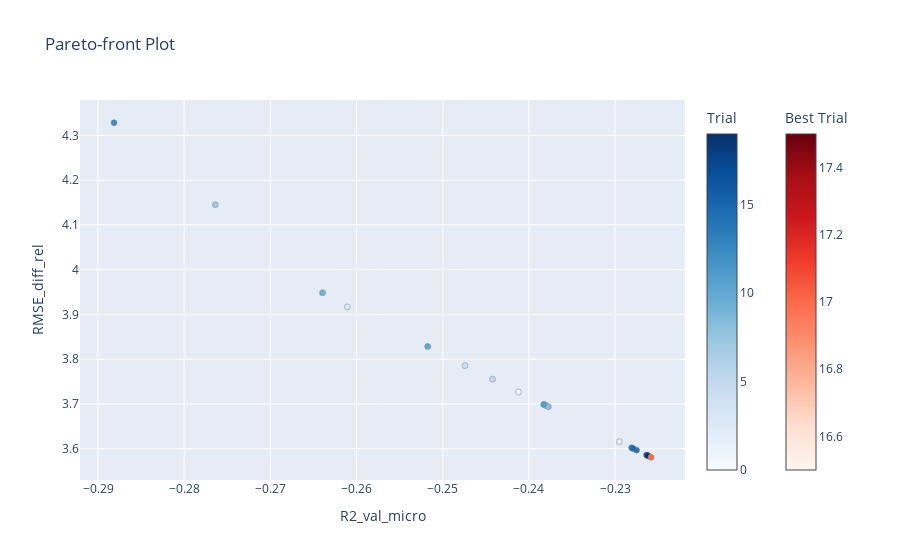
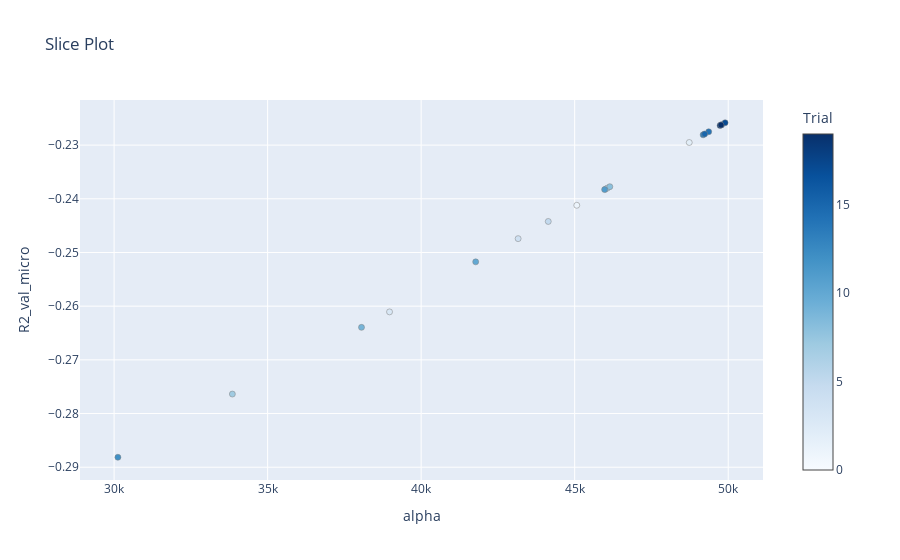
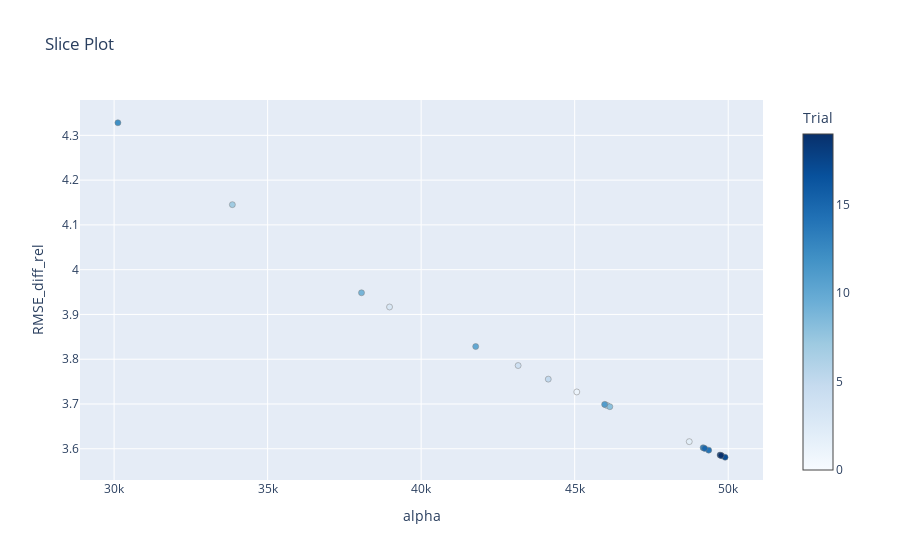

The cell these charts' notebook holds for them, in order:
### Markdown cell above
___

## <center><a id=3 style='color:red'>Обучение Lasso</a>

### Code cell
params = model_tune_params.ModelsParams()
params.set_param(model_params=params.lasso,
                 param_name="alpha",
                 args=[30000, 50000])
op_results = model_tune.get_optimize_results(
    X_train=X_train_test_std_1,
    y_train=y_train_test,
    X_test=X_test_std_1,
    y_test=y_test,
    cv_type='ts',
    train_size=24,
    val_size=12,
    n_trials=20,
    threshold=0.11,
    model_cls=Lasso,
    model_params=params.lasso
    )

### Figure 1 — Plotly figure (JSON) as saved in the notebook; plotly's stock layout.template omitted (floating-point values rounded to 4 significant figures)
{"data": [{"hovertemplate": "%{text}<extra>Trial</extra>", "marker": {"color": [0, 1, 2, 3, 4, 5, 6, 7, 8, 9, 10, 11, 12, 13, 14, 15, 16, 18, 19], "colorbar": {"title": {"text": "Trial"}}, "colorscale": [[0, "rgb(247,251,255)"], [0.125, "rgb(222,235,247)"], [0.25, "rgb(198,219,239)"], [0.375, "rgb(158,202,225)"], [0.5, "rgb(107,174,214)"], [0.625, "rgb(66,146,198)"], [0.75, "rgb(33,113,181)"], [0.875, "rgb(8,81,156)"], [1, "rgb(8,48,107)"]], "line": {"color": "Grey", "width": 0.5}}, "mode": "markers", "showlegend": false, "text": ["{<br>  \"number\": 0,<br>  \"values\": [<br>    -0.23819481912568152,<br>    3.698327418880335<br>  ],<br>  \"params\": {<br>    \"alpha\": 46002.6303894836<br>  }<br>}", "{<br>  \"number\": 1,<br>  \"values\": [<br>    -0.24120668946175994,<br>    3.72692264239149<br>  ],<br>  \"params\": {<br>    \"alpha\": 45068.45524465703<br>  }<br>}", "{<br>  \"number\": 2,<br>  \"values\": [<br>    -0.2295114631037758,<br>    3.615935223695792<br>  ],<br>  \"params\": {<br>    \"alpha\": 48731.49103497316<br>  }<br>}", "{<br>  \"number\": 3,<br>  \"values\": [<br>    -0.26106601379648864,<br>    3.9166841514729342<br>  ],<br>  \"params\": {<br>    \"alpha\": 38970.5427141238<br>  }<br>}", "{<br>  \"number\": 4,<br>  \"values\": [<br>    -0.24741984529268413,<br>    3.785908452339133<br>  ],<br>  \"params\": {<br>    \"alpha\": 43158.556000110344<br>  }<br>}", "{<br>  \"number\": 5,<br>  \"values\": [<br>    -0.2442201993866273,<br>    3.7555252845386646<br>  ],<br>  \"params\": {<br>    \"alpha\": 44139.056357000656<br>  }<br>}", "{<br>  \"number\": 6,<br>  \"values\": [<br>    -0.2380117501603256,<br>    3.6965821199370974<br>  ],<br>  \"params\": {<br>    \"alpha\": 46060.061427341585<br>  }<br>}", "{<br>  \"number\": 7,<br>  \"values\": [<br>    -0.27637373006876276,<br>    4.145220679916256<br>  ],<br>  \"params\": {<br>    \"alpha\": 33851.83243570899<br>  }<br>}", "{<br>  \"number\": 8,<br>  \"values\": [<br>    -0.23774265449164989,<br>    3.694016768547653<br>  ],<br>  \"params\": {<br>    \"alpha\": 46144.51758022099<br>  }<br>}", "{<br>  \"number\": 9,<br>  \"values\": [<br>    -0.2639483731421015,<br>    3.9484331145085028<br>  ],<br>  \"params\": {<br>    \"alpha\": 38057.177571867345<br>  }<br>}", "{<br>  \"number\": 10,<br>  \"values\": [<br>    -0.2517447254094134,<br>    3.8283613662142004<br>  ],<br>  \"params\": {<br>    \"alpha\": 41776.33552365932<br>  }<br>}", "{<br>  \"number\": 11,<br>  \"values\": [<br>    -0.23828157074458844,<br>    3.6991544773037854<br>  ],<br>  \"params\": {<br>    \"alpha\": 45975.4225130528<br>  }<br>}", "{<br>  \"number\": 12,<br>  \"values\": [<br>    -0.2881445856956575,<br>    4.328133807965686<br>  ],<br>  \"params\": {<br>    \"alpha\": 30123.768796491582<br>  }<br>}", "{<br>  \"number\": 13,<br>  \"values\": [<br>    -0.22808448062017184,<br>    3.602407977185574<br>  ],<br>  \"params\": {<br>    \"alpha\": 49183.651429027705<br>  }<br>}", "{<br>  \"number\": 14,<br>  \"values\": [<br>    -0.22750865014534116,<br>    3.5969550061238844<br>  ],<br>  \"params\": {<br>    \"alpha\": 49365.0468800214<br>  }<br>}", "{<br>  \"number\": 15,<br>  \"values\": [<br>    -0.22792055100345698,<br>    3.6008992089707905<br>  ],<br>  \"params\": {<br>    \"alpha\": 49233.727357328244<br>  }<br>}", "{<br>  \"number\": 16,<br>  \"values\": [<br>    -0.22618273680883338,<br>    3.5844337141940117<br>  ],<br>  \"params\": {<br>    \"alpha\": 49786.76434499947<br>  }<br>}", "{<br>  \"number\": 18,<br>  \"values\": [<br>    -0.2263444110387378,<br>    3.585974320536716<br>  ],<br>  \"params\": {<br>    \"alpha\": 49734.94277555053<br>  }<br>}", "{<br>  \"number\": 19,<br>  \"values\": [<br>    -0.22624823712859876,<br>    3.585063973354245<br>  ],<br>  \"params\": {<br>    \"alpha\": 49765.71415236106<br>  }<br>}"], "type": "scatter", "x": [-0.2382, -0.2412, -0.2295, -0.2611, -0.2474, -0.2442, -0.238, -0.2764, -0.2377, -0.2639, -0.2517, -0.2383, -0.2881, -0.2281, -0.2275, -0.2279, -0.2262, -0.2263, -0.2262], "y": [3.698, 3.727, 3.616, 3.917, 3.786, 3.756, 3.697, 4.145, 3.694, 3.948, 3.828, 3.699, 4.328, 3.602, 3.597, 3.601, 3.584, 3.586, 3.585]}, {"hovertemplate": "%{text}<extra>Best Trial</extra>", "marker": {"color": [17], "colorbar": {"title": {"text": "Best Trial"}, "x": 1.1, "xpad": 40}, "colorscale": [[0, "rgb(255,245,240)"], [0.125, "rgb(254,224,210)"], [0.25, "rgb(252,187,161)"], [0.375, "rgb(252,146,114)"], [0.5, "rgb(251,106,74)"], [0.625, "rgb(239,59,44)"], [0.75, "rgb(203,24,29)"], [0.875, "rgb(165,15,21)"], [1, "rgb(103,0,13)"]], "line": {"color": "Grey", "width": 0.5}}, "mode": "markers", "showlegend": false, "text": ["{<br>  \"number\": 17,<br>  \"values\": [<br>    -0.22583224826820958,<br>    3.5810861669740492<br>  ],<br>  \"params\": {<br>    \"alpha\": 49898.76662712706<br>  }<br>}"], "type": "scatter", "x": [-0.2258], "y": [3.581]}], "layout": {"title": {"text": "Pareto-front Plot"}, "xaxis": {"title": {"text": "R2_val_micro"}}, "yaxis": {"title": {"text": "RMSE_diff_rel"}}}}

### Figure 2 — Plotly figure (JSON) as saved in the notebook; plotly's stock layout.template omitted (floating-point values rounded to 4 significant figures)
{"data": [{"marker": {"color": [0, 1, 2, 3, 4, 5, 6, 7, 8, 9, 10, 11, 12, 13, 14, 15, 16, 17, 18, 19], "colorbar": {"title": {"text": "Trial"}, "x": 1, "xpad": 40}, "colorscale": [[0, "rgb(247,251,255)"], [0.125, "rgb(222,235,247)"], [0.25, "rgb(198,219,239)"], [0.375, "rgb(158,202,225)"], [0.5, "rgb(107,174,214)"], [0.625, "rgb(66,146,198)"], [0.75, "rgb(33,113,181)"], [0.875, "rgb(8,81,156)"], [1, "rgb(8,48,107)"]], "line": {"color": "Grey", "width": 0.5}}, "mode": "markers", "name": "Feasible Trial", "showlegend": false, "type": "scatter", "x": [46000.0, 45070.0, 48730.0, 38970.0, 43160.0, 44140.0, 46060.0, 33850.0, 46140.0, 38060.0, 41780.0, 45980.0, 30120.0, 49180.0, 49370.0, 49230.0, 49790.0, 49900.0, 49730.0, 49770.0], "y": [-0.2382, -0.2412, -0.2295, -0.2611, -0.2474, -0.2442, -0.238, -0.2764, -0.2377, -0.2639, -0.2517, -0.2383, -0.2881, -0.2281, -0.2275, -0.2279, -0.2262, -0.2258, -0.2263, -0.2262]}], "layout": {"title": {"text": "Slice Plot"}, "xaxis": {"title": {"text": "alpha"}}, "yaxis": {"title": {"text": "R2_val_micro"}}}}

### Figure 3 — Plotly figure (JSON) as saved in the notebook; plotly's stock layout.template omitted (floating-point values rounded to 4 significant figures)
{"data": [{"marker": {"color": [0, 1, 2, 3, 4, 5, 6, 7, 8, 9, 10, 11, 12, 13, 14, 15, 16, 17, 18, 19], "colorbar": {"title": {"text": "Trial"}, "x": 1, "xpad": 40}, "colorscale": [[0, "rgb(247,251,255)"], [0.125, "rgb(222,235,247)"], [0.25, "rgb(198,219,239)"], [0.375, "rgb(158,202,225)"], [0.5, "rgb(107,174,214)"], [0.625, "rgb(66,146,198)"], [0.75, "rgb(33,113,181)"], [0.875, "rgb(8,81,156)"], [1, "rgb(8,48,107)"]], "line": {"color": "Grey", "width": 0.5}}, "mode": "markers", "name": "Feasible Trial", "showlegend": false, "type": "scatter", "x": [46000.0, 45070.0, 48730.0, 38970.0, 43160.0, 44140.0, 46060.0, 33850.0, 46140.0, 38060.0, 41780.0, 45980.0, 30120.0, 49180.0, 49370.0, 49230.0, 49790.0, 49900.0, 49730.0, 49770.0], "y": [3.698, 3.727, 3.616, 3.917, 3.786, 3.756, 3.697, 4.145, 3.694, 3.948, 3.828, 3.699, 4.328, 3.602, 3.597, 3.601, 3.584, 3.581, 3.586, 3.585]}], "layout": {"title": {"text": "Slice Plot"}, "xaxis": {"title": {"text": "alpha"}}, "yaxis": {"title": {"text": "RMSE_diff_rel"}}}}
